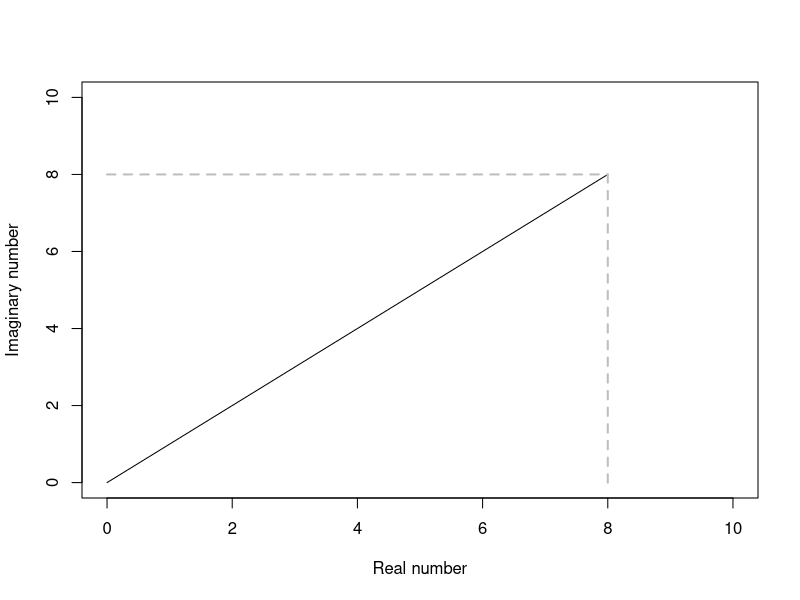

Generate this figure with R:
## ---- chunk 1
plot(c(0,8),c(0,8), type="l",
     xlab="Real number", ylab="Imaginary number",
     xlim=c(0,10), ylim=c(0,10))
lines(c(0,8), c(8,8), lwd=2, lty=2, col="grey")
lines(c(8,8), c(0,8), lwd=2, lty=2, col="grey")

